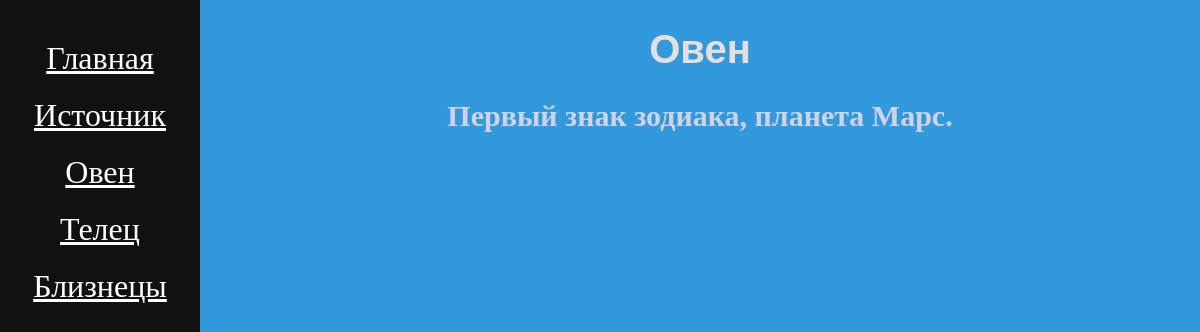
The page /aries on the database as committed earlier.
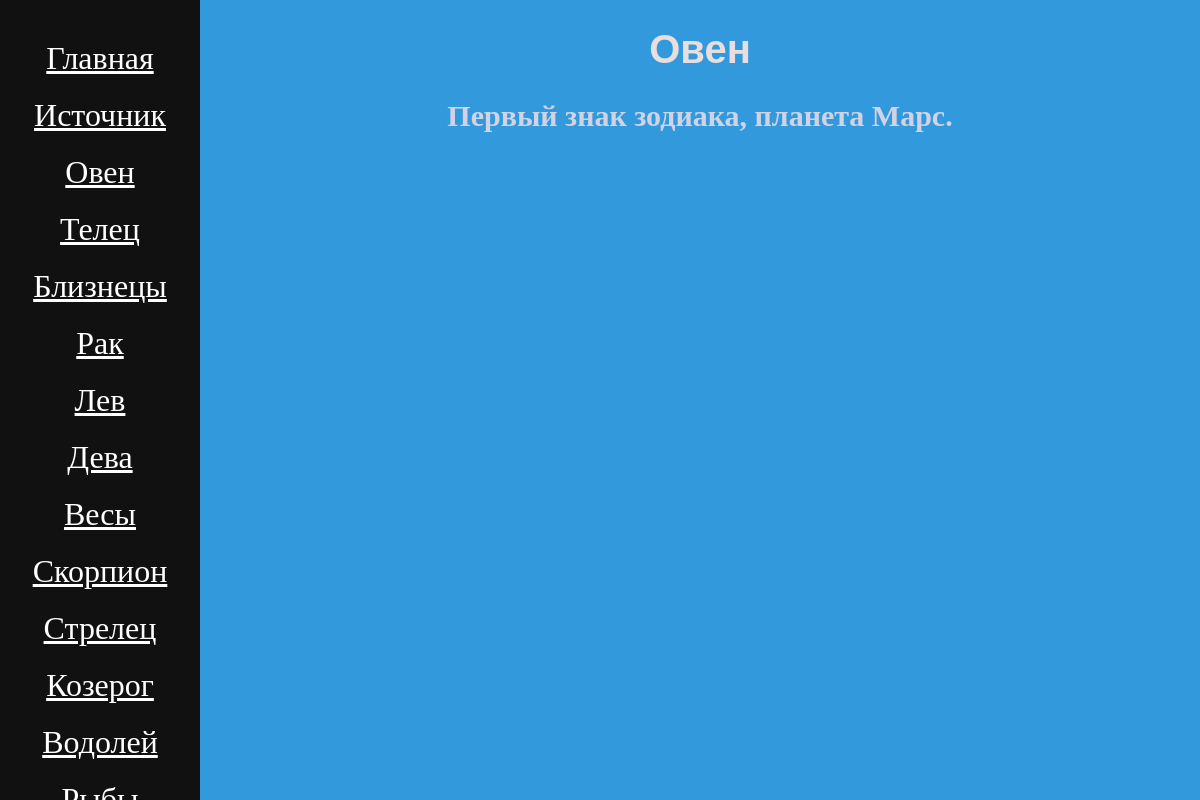
The same page on the database as committed later.
### horoscope/models.py (models this page shows, shortened)
class ZodiakSing(models.Model):
    name = models.CharField(max_length=255)
    code = models.CharField(max_length=45, unique=True)
    description = models.TextField(blank=True)
    date_from = models.DateField()
    date_to = models.DateField()
    elements = models.ForeignKey(Elements, on_delete=models.PROTECT)

### horoscope/views.py (the view)
# urls.py: path('<str:code>', views.get_sing_zodiac, name='sign_zodiac'),
def get_sing_zodiac(request, code):
    context = {
        'zodiac_sing': ZodiakSing.objects.get(code=code),
        'zodiac_sings': ZodiakSing.objects.all(),
    }
    return render(request, 'horoscope/info_zodiac.html', context=context)

### horoscope/templates/horoscope/info_zodiac.html (shortened to what this page needs)
{% extends 'base.html' %}
{% load static %}
{% load my_filter %}
{% block cssadd %}
<link rel="stylesheet" href="{% static 'horoscope/css/info.css' %}">
{% endblock %}
{% block content %}
{% include 'includes/navbar.html' %}
    <h1>{{ zodiac_sing.name }}</h1>
    <h2>{{ zodiac_sing.description }}</h2>
{% endblock %}

### horoscope/templates/includes/navbar.html
{% load my_filter %}
<nav>
    <a href="{% url 'index'  %}">Главная</a>
    <a href="google.com">Источник</a>
    {% for zodiac_sing in zodiac_sings %}
        <a href="{% url 'sign_zodiac' code=zodiac_sing.code %}">{{zodiac_sing.name}}</a>
    {% endfor %}
</nav>

Rows that differ between the two databases and show on the page:
added ZodiakSing: name "Рак"
added ZodiakSing: name "Лев"
added ZodiakSing: name "Дева"
added ZodiakSing: name "Весы"
added ZodiakSing: name "Скорпион"
added ZodiakSing: name "Стрелец"
added ZodiakSing: name "Козерог"
added ZodiakSing: name "Водолей"
